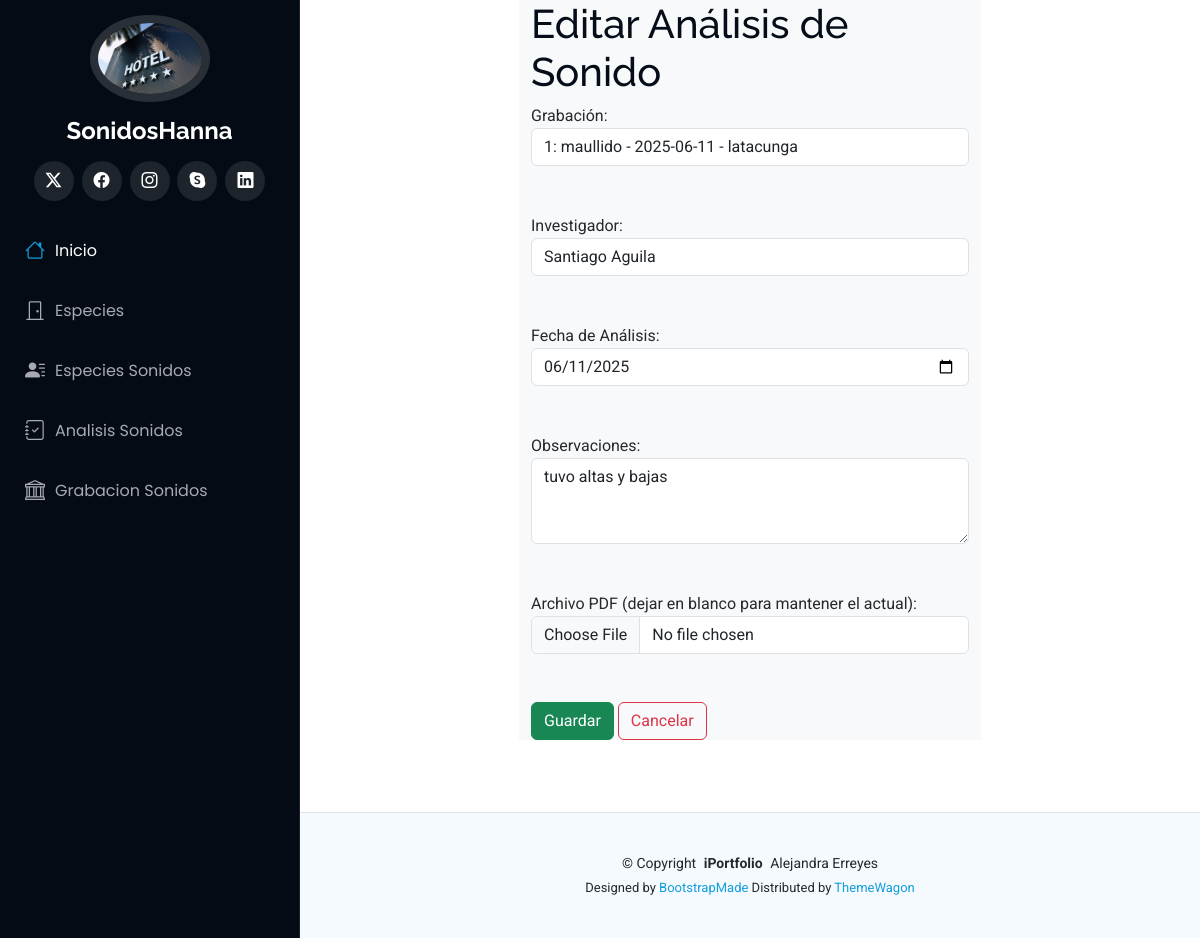
The app's page /analisissonido/editarAnalisisSonido/1 with its own data.
### Aplicaciones/AnalisisSonidos/models.py (models this page shows, shortened)
class AnalisisSonido(models.Model):
    id = models.AutoField(primary_key=True)
    grabacion = models.ForeignKey(GrabacionSonido, on_delete=models.CASCADE)
    investigador = models.CharField(max_length=100)
    fecha_analisis = models.DateField()
    observaciones = models.TextField()
    pdf_resultados = models.FileField(upload_to='resultados_pdf/', null=True, blank=True)

### Aplicaciones/GrabacionSonidos/models.py (models this page shows)
class GrabacionSonido(models.Model):
    id = models.AutoField(primary_key=True)
    especie_sonido = models.ForeignKey(EspecieSonido, on_delete=models.CASCADE)
    fecha = models.DateField()
    ubicacion = models.CharField(max_length=100)
    archivo_audio = models.FileField(upload_to='audios/', null=True, blank=True)
    def __str__(self):
        fila = "{0}: {1} - {2} - {3}"
        return fila.format(self.id, self.especie_sonido.tipo_sonido, self.fecha, self.ubicacion)

### Aplicaciones/EspeciesSonidos/models.py (models this page shows, shortened)
class EspecieSonido(models.Model):
    id = models.AutoField(primary_key=True)
    especie = models.ForeignKey(Especie, on_delete=models.CASCADE)
    tipo_sonido = models.CharField(max_length=100)
    descripcion = models.TextField()
    pdf_estudio = models.FileField(upload_to='pdf_estudios/', null=True, blank=True)

### Aplicaciones/AnalisisSonidos/views.py (the view)
# urls.py: path('editarAnalisisSonido/<id>', views.editarAnalisisSonido),
def editarAnalisisSonido(request, id):
    analisis = AnalisisSonido.objects.get(id=id)
    grabaciones = GrabacionSonido.objects.all()
    return render(request, "editarAnalisisSonido.html", {
        'analisis': analisis,
        'grabaciones': grabaciones
    })

### Aplicaciones/AnalisisSonidos/templates/editarAnalisisSonido.html (shortened to what this page needs)
{% extends './plantilla.html' %}
{% block contenido %}
<div class="row">
    <div class="col-md-3">
    </div>
    <div class="col-md-6 bg-light">
        <h1>Editar Análisis de Sonido</h1>
        <form action="/analisissonido/procesarEdicionAnalisisSonido/{{ analisis.id }}" id="frm_editar_analisis" method="post" enctype="multipart/form-data">
            <label for="grabacion">Grabación:</label>
            <select class="form-control" name="grabacion" id="grabacion">
                {% for g in grabaciones %}
                <option value="{{ g.id }}" {% if g.id == analisis.grabacion.id %}selected{% endif %}>{{ g }}</option>
                {% endfor %}
            </select>
            <br><br>
            <label for="investigador">Investigador:</label>
            <input class="form-control" type="text" name="investigador" id="investigador" value="{{ analisis.investigador }}">
            <br><br>
            <label for="fecha_analisis">Fecha de Análisis:</label>
            <input class="form-control" type="date" name="fecha_analisis" id="fecha_analisis" value="{{ analisis.fecha_analisis|date:'Y-m-d' }}">
            <br><br>
            <label for="observaciones">Observaciones:</label>
            <textarea class="form-control" name="observaciones" id="observaciones" rows="3">{{ analisis.observaciones }}</textarea>
            <br><br>
            <label for="pdf_resultados">Archivo PDF (dejar en blanco para mantener el actual):</label>
            <input class="form-control" type="file" name="pdf_resultados" id="pdf_resultados" accept="application/pdf">
            <br><br>
            <button type="submit" class="btn btn-success">Guardar</button>
            <a class="btn btn-outline-danger" href="/analisissonido">Cancelar</a>
        </form>
    </div>
    <div class="col-md-3">
    </div>
</div>
<br><br><br>
{% endblock %}

### SonidosAE/static/plantilla/Portafolio/assets/css/main.css (style rules this page uses)
:root { --default-font: "Roboto", system-ui, -apple-system, "Segoe UI", Roboto, "Helvetica Neue", Arial, "Noto Sans", "Liberation Sans", sans-serif, "Apple Color Emoji", "Segoe UI Emoji", "Segoe UI Symbol", "Noto Color Emoji"; --heading-font: "Raleway", sans-serif; --nav-font: "Poppins", sans-serif; }
:root { --background-color: #ffffff; --default-color: #272829; --heading-color: #050d18; --accent-color: #149ddd; --surface-color: #ffffff; --contrast-color: #ffffff; }
:root { --nav-color: #a8a9b4; --nav-hover-color: #ffffff; --nav-mobile-background-color: #040b14; --nav-dropdown-background-color: #040b14; --nav-dropdown-color: #a8a9b4; --nav-dropdown-hover-color: #ffffff; }
:root { scroll-behavior: smooth; }
body { color: var(--default-color); background-color: var(--background-color); font-family: var(--default-font); }
a { color: var(--accent-color); text-decoration: none; transition: 0.3s; }
h1, h2, h3, h4, h5, h6 { color: var(--heading-color); font-family: var(--heading-font); }

### records on screen
AnalisisSonido: grabacion "1: maullido - 2025-06-11 - latacunga", investigador "Santiago Aguila", fecha_analisis "06/11/2025", observaciones "tuvo altas y bajas"
